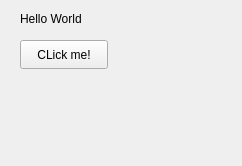
<?xml version="1.0" encoding="UTF-8"?>
<ui version="4.0">
 <class>DockWidget</class>
 <widget class="QDockWidget" name="DockWidget">
  <property name="geometry">
   <rect>
    <x>0</x>
    <y>0</y>
    <width>242</width>
    <height>166</height>
   </rect>
  </property>
  <property name="windowTitle">
   <string>DockWidget</string>
  </property>
  <widget class="QWidget" name="dockWidgetContents">
   <widget class="QPushButton" name="pushButton">
    <property name="geometry">
     <rect>
      <x>20</x>
      <y>40</y>
      <width>88</width>
      <height>29</height>
     </rect>
    </property>
    <property name="text">
     <string>CLick me!</string>
    </property>
   </widget>
   <widget class="QLabel" name="label">
    <property name="geometry">
     <rect>
      <x>20</x>
      <y>10</y>
      <width>91</width>
      <height>17</height>
     </rect>
    </property>
    <property name="text">
     <string>Hello World</string>
    </property>
   </widget>
  </widget>
 </widget>
 <resources/>
 <connections/>
</ui>
